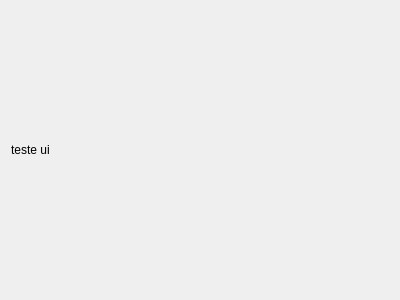
<?xml version="1.0" encoding="UTF-8"?>
<ui version="4.0">
 <class>Form</class>
 <widget class="QWidget" name="Form">
  <property name="geometry">
   <rect>
    <x>0</x>
    <y>0</y>
    <width>400</width>
    <height>300</height>
   </rect>
  </property>
  <property name="minimumSize">
   <size>
    <width>400</width>
    <height>300</height>
   </size>
  </property>
  <property name="windowTitle">
   <string>Form</string>
  </property>
  <layout class="QHBoxLayout" name="horizontalLayout">
   <item>
    <widget class="QLabel" name="label">
     <property name="text">
      <string>teste ui</string>
     </property>
    </widget>
   </item>
  </layout>
 </widget>
 <resources/>
 <connections/>
</ui>
